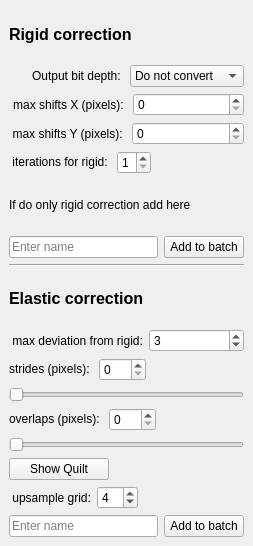
<?xml version="1.0" encoding="UTF-8"?>
<ui version="4.0">
 <class>DockWidget</class>
 <widget class="QDockWidget" name="DockWidget">
  <property name="geometry">
   <rect>
    <x>0</x>
    <y>0</y>
    <width>253</width>
    <height>546</height>
   </rect>
  </property>
  <property name="floating">
   <bool>true</bool>
  </property>
  <property name="windowTitle">
   <string>CaImAn Motion Correction</string>
  </property>
  <widget class="QWidget" name="dockWidgetContents">
   <layout class="QGridLayout" name="gridLayout">
    <item row="0" column="0">
     <widget class="QLabel" name="label_16">
      <property name="font">
       <font>
        <pointsize>12</pointsize>
        <weight>75</weight>
        <bold>true</bold>
       </font>
      </property>
      <property name="toolTip">
       <string>Compute some summary images (correlation and peak to noise ratio)</string>
      </property>
      <property name="text">
       <string>Rigid correction</string>
      </property>
     </widget>
    </item>
    <item row="1" column="0">
     <layout class="QHBoxLayout" name="horizontalLayout_21">
      <item>
       <widget class="QLabel" name="label_11">
        <property name="layoutDirection">
         <enum>Qt::LeftToRight</enum>
        </property>
        <property name="text">
         <string>Output bit depth: </string>
        </property>
        <property name="alignment">
         <set>Qt::AlignRight|Qt::AlignTrailing|Qt::AlignVCenter</set>
        </property>
       </widget>
      </item>
      <item>
       <widget class="QComboBox" name="comboBoxOutputBitDepth">
        <item>
         <property name="text">
          <string>Do not convert</string>
         </property>
        </item>
        <item>
         <property name="text">
          <string>8</string>
         </property>
        </item>
        <item>
         <property name="text">
          <string>16</string>
         </property>
        </item>
       </widget>
      </item>
     </layout>
    </item>
    <item row="2" column="0">
     <layout class="QHBoxLayout" name="horizontalLayout_12">
      <item>
       <widget class="QLabel" name="label_9">
        <property name="layoutDirection">
         <enum>Qt::LeftToRight</enum>
        </property>
        <property name="text">
         <string> max shifts X (pixels): </string>
        </property>
        <property name="alignment">
         <set>Qt::AlignRight|Qt::AlignTrailing|Qt::AlignVCenter</set>
        </property>
       </widget>
      </item>
      <item>
       <widget class="QSpinBox" name="spinboxX">
        <property name="sizePolicy">
         <sizepolicy hsizetype="MinimumExpanding" vsizetype="Fixed">
          <horstretch>0</horstretch>
          <verstretch>0</verstretch>
         </sizepolicy>
        </property>
        <property name="maximum">
         <number>999</number>
        </property>
       </widget>
      </item>
     </layout>
    </item>
    <item row="3" column="0">
     <layout class="QHBoxLayout" name="horizontalLayout_13">
      <item>
       <widget class="QLabel" name="label_13">
        <property name="text">
         <string> max shifts Y (pixels): </string>
        </property>
        <property name="alignment">
         <set>Qt::AlignRight|Qt::AlignTrailing|Qt::AlignVCenter</set>
        </property>
       </widget>
      </item>
      <item>
       <widget class="QSpinBox" name="spinboxY">
        <property name="sizePolicy">
         <sizepolicy hsizetype="MinimumExpanding" vsizetype="Fixed">
          <horstretch>0</horstretch>
          <verstretch>0</verstretch>
         </sizepolicy>
        </property>
        <property name="maximum">
         <number>999</number>
        </property>
       </widget>
      </item>
     </layout>
    </item>
    <item row="4" column="0">
     <layout class="QHBoxLayout" name="horizontalLayout_14">
      <item>
       <widget class="QLabel" name="label_6">
        <property name="sizePolicy">
         <sizepolicy hsizetype="Preferred" vsizetype="Fixed">
          <horstretch>0</horstretch>
          <verstretch>0</verstretch>
         </sizepolicy>
        </property>
        <property name="text">
         <string> iterations for rigid: </string>
        </property>
        <property name="alignment">
         <set>Qt::AlignRight|Qt::AlignTrailing|Qt::AlignVCenter</set>
        </property>
       </widget>
      </item>
      <item>
       <widget class="QSpinBox" name="spinboxIterRigid">
        <property name="sizePolicy">
         <sizepolicy hsizetype="Fixed" vsizetype="Fixed">
          <horstretch>0</horstretch>
          <verstretch>0</verstretch>
         </sizepolicy>
        </property>
        <property name="minimum">
         <number>1</number>
        </property>
        <property name="maximum">
         <number>5</number>
        </property>
       </widget>
      </item>
      <item>
       <spacer name="horizontalSpacer_4">
        <property name="orientation">
         <enum>Qt::Horizontal</enum>
        </property>
        <property name="sizeHint" stdset="0">
         <size>
          <width>40</width>
          <height>20</height>
         </size>
        </property>
       </spacer>
      </item>
     </layout>
    </item>
    <item row="5" column="0">
     <widget class="QLabel" name="label_20">
      <property name="text">
       <string>If do only rigid correction add here</string>
      </property>
     </widget>
    </item>
    <item row="6" column="0">
     <layout class="QHBoxLayout" name="horizontalLayout_15">
      <item>
       <widget class="QLineEdit" name="lineEditNameRigid">
        <property name="placeholderText">
         <string>Enter name</string>
        </property>
       </widget>
      </item>
      <item>
       <widget class="QPushButton" name="btnAddToBatchRigid">
        <property name="text">
         <string>Add to batch</string>
        </property>
       </widget>
      </item>
     </layout>
    </item>
    <item row="7" column="0">
     <widget class="Line" name="line">
      <property name="orientation">
       <enum>Qt::Horizontal</enum>
      </property>
     </widget>
    </item>
    <item row="8" column="0">
     <widget class="QLabel" name="label_17">
      <property name="font">
       <font>
        <pointsize>12</pointsize>
        <weight>75</weight>
        <bold>true</bold>
       </font>
      </property>
      <property name="toolTip">
       <string>Compute some summary images (correlation and peak to noise ratio)</string>
      </property>
      <property name="text">
       <string>Elastic correction</string>
      </property>
     </widget>
    </item>
    <item row="9" column="0">
     <layout class="QHBoxLayout" name="horizontalLayout_16">
      <item>
       <widget class="QLabel" name="label_15">
        <property name="text">
         <string> max deviation from rigid:</string>
        </property>
        <property name="alignment">
         <set>Qt::AlignCenter</set>
        </property>
       </widget>
      </item>
      <item>
       <widget class="QSpinBox" name="spinboxMaxDev">
        <property name="maximum">
         <number>999</number>
        </property>
        <property name="value">
         <number>3</number>
        </property>
       </widget>
      </item>
     </layout>
    </item>
    <item row="10" column="0">
     <layout class="QVBoxLayout" name="verticalLayout_5">
      <item>
       <layout class="QHBoxLayout" name="horizontalLayout_17">
        <item>
         <widget class="QLabel" name="label_18">
          <property name="sizePolicy">
           <sizepolicy hsizetype="Preferred" vsizetype="Fixed">
            <horstretch>0</horstretch>
            <verstretch>0</verstretch>
           </sizepolicy>
          </property>
          <property name="text">
           <string>strides (pixels): </string>
          </property>
          <property name="alignment">
           <set>Qt::AlignBottom|Qt::AlignLeading|Qt::AlignLeft</set>
          </property>
         </widget>
        </item>
        <item>
         <widget class="QSpinBox" name="spinboxStrides">
          <property name="maximum">
           <number>500</number>
          </property>
          <property name="value">
           <number>0</number>
          </property>
         </widget>
        </item>
        <item>
         <spacer name="horizontalSpacer_6">
          <property name="orientation">
           <enum>Qt::Horizontal</enum>
          </property>
          <property name="sizeHint" stdset="0">
           <size>
            <width>40</width>
            <height>20</height>
           </size>
          </property>
         </spacer>
        </item>
       </layout>
      </item>
      <item>
       <widget class="QSlider" name="sliderStrides">
        <property name="minimum">
         <number>1</number>
        </property>
        <property name="maximum">
         <number>500</number>
        </property>
        <property name="orientation">
         <enum>Qt::Horizontal</enum>
        </property>
       </widget>
      </item>
     </layout>
    </item>
    <item row="11" column="0">
     <layout class="QVBoxLayout" name="verticalLayout_6">
      <item>
       <layout class="QHBoxLayout" name="horizontalLayout_18">
        <item>
         <widget class="QLabel" name="label_19">
          <property name="sizePolicy">
           <sizepolicy hsizetype="Preferred" vsizetype="Fixed">
            <horstretch>0</horstretch>
            <verstretch>0</verstretch>
           </sizepolicy>
          </property>
          <property name="text">
           <string>overlaps (pixels): </string>
          </property>
          <property name="alignment">
           <set>Qt::AlignBottom|Qt::AlignLeading|Qt::AlignLeft</set>
          </property>
         </widget>
        </item>
        <item>
         <widget class="QSpinBox" name="spinboxOverlaps">
          <property name="maximum">
           <number>500</number>
          </property>
          <property name="value">
           <number>0</number>
          </property>
         </widget>
        </item>
        <item>
         <spacer name="horizontalSpacer_5">
          <property name="orientation">
           <enum>Qt::Horizontal</enum>
          </property>
          <property name="sizeHint" stdset="0">
           <size>
            <width>40</width>
            <height>20</height>
           </size>
          </property>
         </spacer>
        </item>
       </layout>
      </item>
      <item>
       <widget class="QSlider" name="sliderOverlaps">
        <property name="minimum">
         <number>1</number>
        </property>
        <property name="maximum">
         <number>500</number>
        </property>
        <property name="orientation">
         <enum>Qt::Horizontal</enum>
        </property>
       </widget>
      </item>
     </layout>
    </item>
    <item row="12" column="0">
     <widget class="QPushButton" name="btnShowQuilt">
      <property name="maximumSize">
       <size>
        <width>100</width>
        <height>16777215</height>
       </size>
      </property>
      <property name="text">
       <string>Show Quilt</string>
      </property>
      <property name="checkable">
       <bool>true</bool>
      </property>
     </widget>
    </item>
    <item row="13" column="0">
     <layout class="QHBoxLayout" name="horizontalLayout_19">
      <item>
       <widget class="QLabel" name="label_10">
        <property name="text">
         <string> upsample grid:</string>
        </property>
        <property name="alignment">
         <set>Qt::AlignCenter</set>
        </property>
       </widget>
      </item>
      <item>
       <widget class="QSpinBox" name="spinboxUpsample">
        <property name="minimum">
         <number>1</number>
        </property>
        <property name="maximum">
         <number>10</number>
        </property>
        <property name="value">
         <number>4</number>
        </property>
       </widget>
      </item>
      <item>
       <spacer name="horizontalSpacer_8">
        <property name="orientation">
         <enum>Qt::Horizontal</enum>
        </property>
        <property name="sizeHint" stdset="0">
         <size>
          <width>40</width>
          <height>20</height>
         </size>
        </property>
       </spacer>
      </item>
     </layout>
    </item>
    <item row="14" column="0">
     <layout class="QHBoxLayout" name="horizontalLayout_20">
      <item>
       <widget class="QLineEdit" name="lineEditNameElastic">
        <property name="placeholderText">
         <string>Enter name</string>
        </property>
       </widget>
      </item>
      <item>
       <widget class="QPushButton" name="btnAddToBatchElastic">
        <property name="text">
         <string>Add to batch</string>
        </property>
       </widget>
      </item>
     </layout>
    </item>
   </layout>
  </widget>
 </widget>
 <tabstops>
  <tabstop>spinboxX</tabstop>
  <tabstop>spinboxY</tabstop>
  <tabstop>spinboxIterRigid</tabstop>
  <tabstop>lineEditNameRigid</tabstop>
  <tabstop>btnAddToBatchRigid</tabstop>
  <tabstop>spinboxMaxDev</tabstop>
  <tabstop>spinboxStrides</tabstop>
  <tabstop>sliderStrides</tabstop>
  <tabstop>spinboxOverlaps</tabstop>
  <tabstop>sliderOverlaps</tabstop>
  <tabstop>btnShowQuilt</tabstop>
  <tabstop>spinboxUpsample</tabstop>
  <tabstop>lineEditNameElastic</tabstop>
  <tabstop>btnAddToBatchElastic</tabstop>
 </tabstops>
 <resources/>
 <connections>
  <connection>
   <sender>sliderOverlaps</sender>
   <signal>valueChanged(int)</signal>
   <receiver>spinboxOverlaps</receiver>
   <slot>setValue(int)</slot>
   <hints>
    <hint type="sourcelabel">
     <x>140</x>
     <y>393</y>
    </hint>
    <hint type="destinationlabel">
     <x>158</x>
     <y>371</y>
    </hint>
   </hints>
  </connection>
  <connection>
   <sender>sliderStrides</sender>
   <signal>valueChanged(int)</signal>
   <receiver>spinboxStrides</receiver>
   <slot>setValue(int)</slot>
   <hints>
    <hint type="sourcelabel">
     <x>122</x>
     <y>336</y>
    </hint>
    <hint type="destinationlabel">
     <x>148</x>
     <y>314</y>
    </hint>
   </hints>
  </connection>
  <connection>
   <sender>spinboxOverlaps</sender>
   <signal>valueChanged(int)</signal>
   <receiver>sliderOverlaps</receiver>
   <slot>setValue(int)</slot>
   <hints>
    <hint type="sourcelabel">
     <x>158</x>
     <y>371</y>
    </hint>
    <hint type="destinationlabel">
     <x>193</x>
     <y>393</y>
    </hint>
   </hints>
  </connection>
  <connection>
   <sender>spinboxStrides</sender>
   <signal>valueChanged(int)</signal>
   <receiver>sliderStrides</receiver>
   <slot>setValue(int)</slot>
   <hints>
    <hint type="sourcelabel">
     <x>148</x>
     <y>314</y>
    </hint>
    <hint type="destinationlabel">
     <x>92</x>
     <y>336</y>
    </hint>
   </hints>
  </connection>
  <connection>
   <sender>lineEditNameElastic</sender>
   <signal>returnPressed()</signal>
   <receiver>btnAddToBatchElastic</receiver>
   <slot>click()</slot>
   <hints>
    <hint type="sourcelabel">
     <x>116</x>
     <y>484</y>
    </hint>
    <hint type="destinationlabel">
     <x>170</x>
     <y>489</y>
    </hint>
   </hints>
  </connection>
  <connection>
   <sender>lineEditNameRigid</sender>
   <signal>returnPressed()</signal>
   <receiver>btnAddToBatchRigid</receiver>
   <slot>click()</slot>
   <hints>
    <hint type="sourcelabel">
     <x>119</x>
     <y>202</y>
    </hint>
    <hint type="destinationlabel">
     <x>166</x>
     <y>202</y>
    </hint>
   </hints>
  </connection>
 </connections>
</ui>
